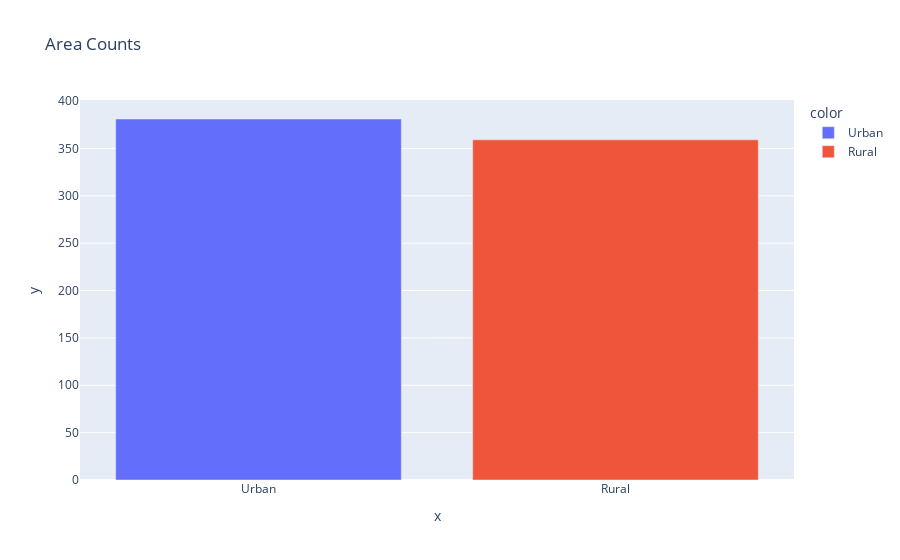

The notebook cell this image was saved under:
### Code cell
px.bar(df,x=df['Area'].value_counts().keys(),y=df['Area'].value_counts(),color=df['Area'].value_counts().keys(),title='Area Counts')

### Figure 1 — Plotly figure (JSON) as saved in the notebook; plotly's stock layout.template omitted (floating-point values rounded to 4 significant figures)
{"data": [{"alignmentgroup": "True", "hovertemplate": "color=Urban<br>x=%{x}<br>y=%{y}<extra></extra>", "legendgroup": "Urban", "marker": {"color": "#636efa", "pattern": {"shape": ""}}, "name": "Urban", "offsetgroup": "Urban", "orientation": "v", "showlegend": true, "textposition": "auto", "type": "bar", "x": ["Urban"], "xaxis": "x", "y": [381], "yaxis": "y"}, {"alignmentgroup": "True", "hovertemplate": "color=Rural<br>x=%{x}<br>y=%{y}<extra></extra>", "legendgroup": "Rural", "marker": {"color": "#EF553B", "pattern": {"shape": ""}}, "name": "Rural", "offsetgroup": "Rural", "orientation": "v", "showlegend": true, "textposition": "auto", "type": "bar", "x": ["Rural"], "xaxis": "x", "y": [359], "yaxis": "y"}], "layout": {"barmode": "relative", "legend": {"title": {"text": "color"}, "tracegroupgap": 0}, "title": {"text": "Area Counts"}, "xaxis": {"anchor": "y", "domain": [0, 1], "title": {"text": "x"}}, "yaxis": {"anchor": "x", "domain": [0, 1], "title": {"text": "y"}}}}
